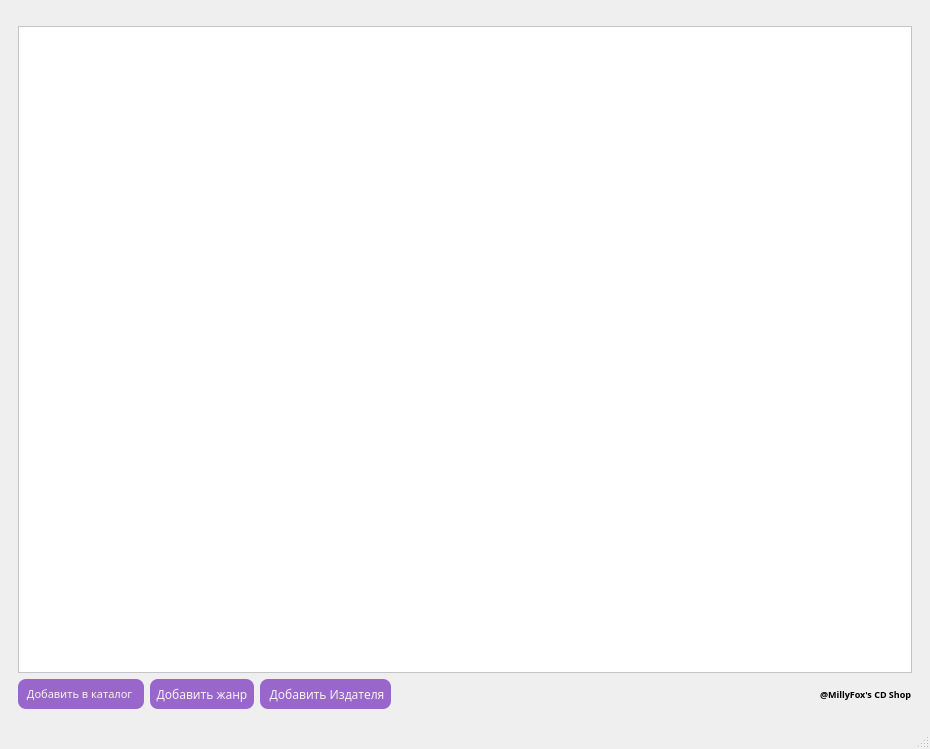
<?xml version="1.0" encoding="UTF-8"?>
<ui version="4.0">
 <class>MainWindow</class>
 <widget class="QMainWindow" name="MainWindow">
  <property name="geometry">
   <rect>
    <x>0</x>
    <y>0</y>
    <width>930</width>
    <height>749</height>
   </rect>
  </property>
  <property name="windowTitle">
   <string>MainWindow</string>
  </property>
  <widget class="QWidget" name="centralwidget">
   <layout class="QHBoxLayout" name="horizontalLayout">
    <item>
     <widget class="QStackedWidget" name="stackedWidget">
      <property name="currentIndex">
       <number>0</number>
      </property>
      <widget class="QWidget" name="page">
       <layout class="QVBoxLayout" name="verticalLayout_3">
        <item>
         <layout class="QVBoxLayout" name="verticalLayout">
          <item>
           <spacer name="verticalSpacer_3">
            <property name="orientation">
             <enum>Qt::Vertical</enum>
            </property>
            <property name="sizeType">
             <enum>QSizePolicy::Fixed</enum>
            </property>
            <property name="sizeHint" stdset="0">
             <size>
              <width>20</width>
              <height>8</height>
             </size>
            </property>
           </spacer>
          </item>
          <item>
           <widget class="QTableWidget" name="tableWidget">
            <property name="styleSheet">
             <string notr="true">background-color: rgb(255, 255, 255);</string>
            </property>
           </widget>
          </item>
          <item>
           <layout class="QHBoxLayout" name="horizontalLayout_3">
            <item>
             <widget class="QPushButton" name="pushButton_3">
              <property name="maximumSize">
               <size>
                <width>450</width>
                <height>30</height>
               </size>
              </property>
              <property name="font">
               <font>
                <family>Nokia Sans S60</family>
                <pointsize>8</pointsize>
               </font>
              </property>
              <property name="cursor">
               <cursorShape>PointingHandCursor</cursorShape>
              </property>
              <property name="styleSheet">
               <string notr="true">color: rgb(243, 243, 243);
background-color: rgb(153, 102, 204);
border-color: rgb(0,0,0);
border-radius: 8px; 
alternate-background-color: rgb(0, 136, 0);
selection-background-color: rgb(0, 136, 0);</string>
              </property>
              <property name="text">
               <string>   Добавить в каталог    </string>
              </property>
             </widget>
            </item>
            <item>
             <widget class="QPushButton" name="pushButton">
              <property name="maximumSize">
               <size>
                <width>450</width>
                <height>30</height>
               </size>
              </property>
              <property name="font">
               <font>
                <family>Nokia Sans S60</family>
               </font>
              </property>
              <property name="styleSheet">
               <string notr="true">color: rgb(243, 243, 243);
background-color: rgb(153, 102, 204);
border-radius: 8px;
</string>
              </property>
              <property name="text">
               <string>  Добавить жанр  </string>
              </property>
             </widget>
            </item>
            <item>
             <widget class="QPushButton" name="pushButton_2">
              <property name="maximumSize">
               <size>
                <width>450</width>
                <height>30</height>
               </size>
              </property>
              <property name="font">
               <font>
                <family>Nokia Sans S60</family>
               </font>
              </property>
              <property name="styleSheet">
               <string notr="true">color: rgb(243, 243, 243);
background-color: rgb(153, 102, 204);
border-radius: 8px;
</string>
              </property>
              <property name="text">
               <string>   Добавить Издателя  </string>
              </property>
             </widget>
            </item>
            <item>
             <spacer name="horizontalSpacer">
              <property name="orientation">
               <enum>Qt::Horizontal</enum>
              </property>
              <property name="sizeHint" stdset="0">
               <size>
                <width>40</width>
                <height>30</height>
               </size>
              </property>
             </spacer>
            </item>
            <item>
             <widget class="QLabel" name="label_2">
              <property name="text">
               <string/>
              </property>
              <property name="pixmap">
               <pixmap>milly_fox.png</pixmap>
              </property>
             </widget>
            </item>
            <item>
             <widget class="QLabel" name="label">
              <property name="font">
               <font>
                <family>Nunito SemiBold</family>
                <pointsize>7</pointsize>
                <weight>75</weight>
                <bold>true</bold>
               </font>
              </property>
              <property name="styleSheet">
               <string notr="true"/>
              </property>
              <property name="text">
               <string>@MillyFox's CD Shop</string>
              </property>
             </widget>
            </item>
           </layout>
          </item>
         </layout>
        </item>
       </layout>
      </widget>
      <widget class="QWidget" name="page_2">
       <layout class="QVBoxLayout" name="verticalLayout_5">
        <item>
         <layout class="QVBoxLayout" name="verticalLayout_4">
          <item>
           <spacer name="verticalSpacer_2">
            <property name="orientation">
             <enum>Qt::Vertical</enum>
            </property>
            <property name="sizeType">
             <enum>QSizePolicy::Fixed</enum>
            </property>
            <property name="sizeHint" stdset="0">
             <size>
              <width>20</width>
              <height>8</height>
             </size>
            </property>
           </spacer>
          </item>
          <item>
           <widget class="QTableWidget" name="tableWidget_2"/>
          </item>
         </layout>
        </item>
       </layout>
      </widget>
      <widget class="QWidget" name="page_3">
       <layout class="QVBoxLayout" name="verticalLayout_6">
        <item>
         <layout class="QVBoxLayout" name="verticalLayout_2">
          <item>
           <spacer name="verticalSpacer">
            <property name="orientation">
             <enum>Qt::Vertical</enum>
            </property>
            <property name="sizeType">
             <enum>QSizePolicy::Fixed</enum>
            </property>
            <property name="sizeHint" stdset="0">
             <size>
              <width>20</width>
              <height>8</height>
             </size>
            </property>
           </spacer>
          </item>
          <item>
           <widget class="QTableWidget" name="tableWidget_3"/>
          </item>
         </layout>
        </item>
       </layout>
      </widget>
     </widget>
    </item>
   </layout>
  </widget>
  <widget class="QMenuBar" name="menubar">
   <property name="geometry">
    <rect>
     <x>0</x>
     <y>0</y>
     <width>930</width>
     <height>26</height>
    </rect>
   </property>
  </widget>
  <widget class="QStatusBar" name="statusbar"/>
 </widget>
 <resources/>
 <connections/>
</ui>
